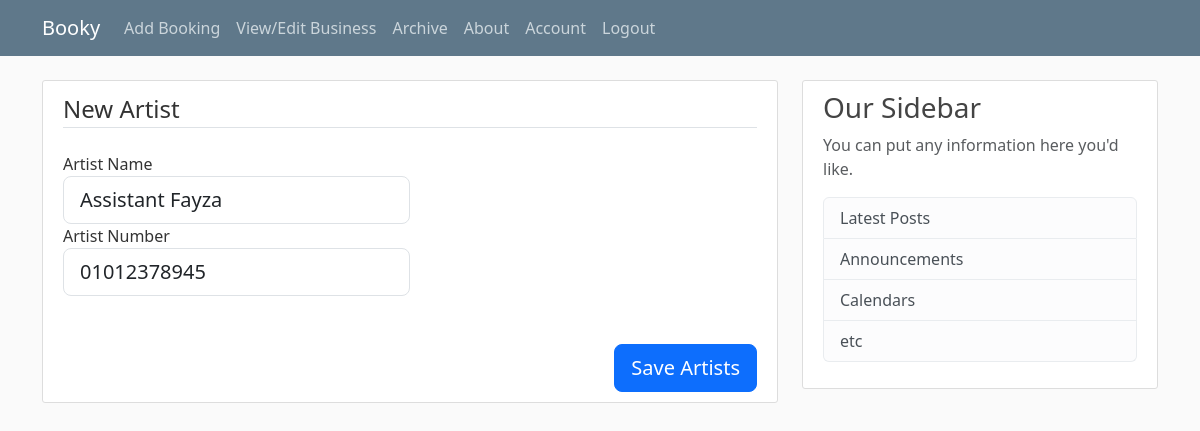
The app's page /artist/2/update (signed in), older data.
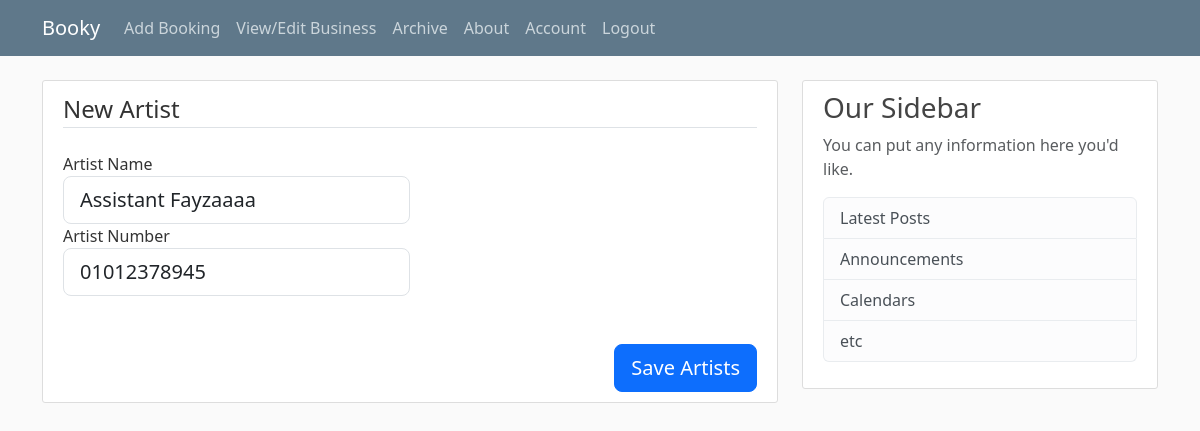
The same page, newer data.
### booky/models.py (models this page shows, shortened)
class Artist(db.Model):
    __tablename__ = "artist"
    artist_id = db.Column(db.Integer, primary_key=True, autoincrement=True)
    user_id = db.Column(db.Integer, db.ForeignKey('user.user_id', onupdate='CASCADE', ondelete='CASCADE'), nullable=False)
    artist_name = db.Column(db.String(20))
    artist_number = db.Column(db.String(20))
    user = db.relationship('User', backref='artists', lazy=True)

### booky/routes.py (the view)
@app.route("/artist/<int:artist_id>/update", methods=['GET', 'POST'])
@login_required
def update_artist(artist_id):
    artist = Artist.query.get_or_404(artist_id)
    form = ArtistForm()
    if request.method == "POST":
        artist.artist_name = form.artist_name.data
        artist.artist_number = form.artist_number.data
        db.session.commit()
        flash('Your Artist information has been updated!', 'success')
        return redirect(url_for('business'))
    elif request.method == "GET":
        form.artist_name.data = artist.artist_name
        form.artist_number.data = artist.artist_number
        legend = "Update Artist Information"
        return render_template("artist.html", form=form, legend=legend)

### booky/forms.py
class ArtistForm(FlaskForm):
    artist_id = StringField('Artist ID]')
    artist_name = StringField('Artist Name', validators=[InputRequired()])
    artist_number = StringField('Artist Number', validators=[InputRequired()])
    submit = SubmitField('Save Artists')

### booky/models.py (called while the page is built)
@login_manager.user_loader
def load_user(user_id):
    return User.query.get(int(user_id))

### booky/templates/artist.html
{% extends "base.html" %} {% block content %}
<div class="content-section">
  <form class="form-group active-step" method="POST" action="">
    <legend class="border-bottom mb-4">New Artist</legend>
    <div class="form-group mb-5 w-50">
      {{ form.artist_name.label(class="form-control-label") }} {{
      form.artist_name(class="form-control form-control-lg") }} {{
      form.artist_number.label(class="form-control-label") }} {{
      form.artist_number(class="form-control form-control-lg") }}
    </div>
    <div class="form-group text-end">
      <div class="form-group">
        {{ form.submit(class="btn btn-primary btn-lg", formnovalidate=true) }}
      </div>
    </div>
  </form>
</div>
{% endblock content %}

Row changes from the older to the newer data that the page shows:
changed Artist: artist_name "Assistant Fayza" → "Assistant Fayzaaaa"
